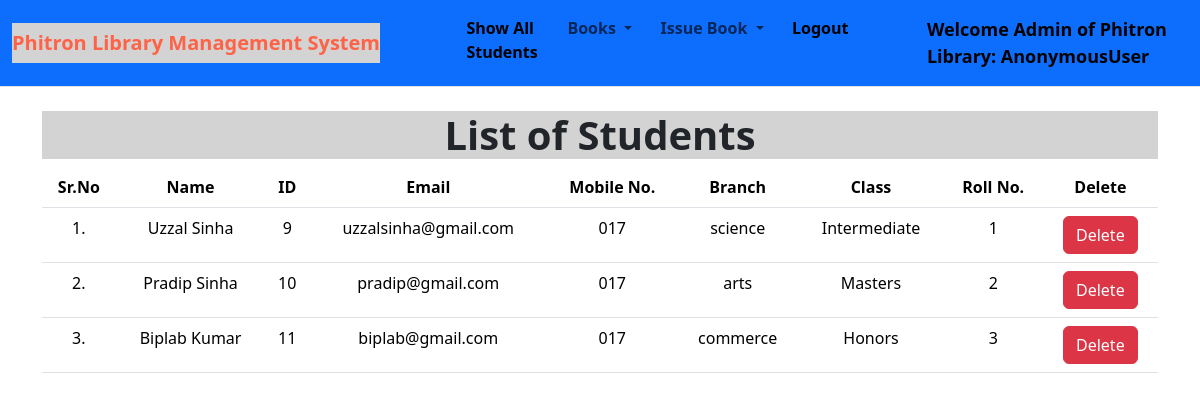
Screenshot of /show_students/ with the database file from the repository.
### library/models.py (models this page shows, shortened)
class Student(models.Model):
    user = models.OneToOneField(User, on_delete=models.CASCADE)
    classroom = models.CharField(max_length=12)
    branch = models.CharField(max_length=20)
    roll_no = models.CharField(max_length=5, blank=True)
    phone = models.CharField(max_length=11, blank=True)

### library/views.py (the view)
# urls.py: path("show_students/", views.show_students, name="show_students"),
def show_students(request):
    students = Student.objects.all()
    return render(request, "show_students.html", {'students':students})

### library/templates/show_students.html (shortened to what this page needs)
{% extends 'admin_navbar.html' %}
{% load static %}
{% block body %}
<div class="container mt-4">
    <h1 class="text-center" style="font-weight: bold; background-color: lightgrey;">List of Students</h1>
    <table class="table table-hover" id="example">
        <thead>
            <tr class="text-center mt-4">
                <th>Sr.No</th>
                <th>Name</th>
                <th>ID</th>
                <th>Email</th>
                <th>Mobile No.</th>
                <th>Branch</th>
                <th>Class</th>
                <th>Roll No.</th>
                <th>Delete</th>
            </tr>
        </thead>
        <tbody>
            {% for student in students %}
            <tr class="text-center">
                <td>{{forloop.counter}}.</td>
                <td>{{student.user.get_full_name}}</td>
                <td>{{student.user.id}}</td>
                <td>{{student.user.email}}</td>
                <td>{{student.phone}}</td>
                <td>{{student.branch}}</td>
                <td>{{student.classroom}}</td>
                <td>{{student.roll_no}}</td>
                <td><a href="/delete_student/{{student.id}}/" class="btn btn-danger" onclick="return confirm('Are you confirm you want to delete this student?')">Delete</a></td>
            </tr>
            {% endfor %}
        </tbody>
    </table>
    </div>
{% endblock %}

### rows the page displays
Student: user.get_full_name "Uzzal Sinha", user.id "9", user.email "uzzalsinha@gmail.com", phone "017", branch "science", classroom "Intermediate", roll_no "1"
Student: user.get_full_name "Pradip Sinha", user.id "10", user.email "pradip@gmail.com", phone "017", branch "arts", classroom "Masters", roll_no "2"
Student: user.get_full_name "Biplab Kumar", user.id "11", user.email "biplab@gmail.com", phone "017", branch "commerce", classroom "Honors", roll_no "3"

### other values shown
{{ request.user }} "AnonymousUser"
